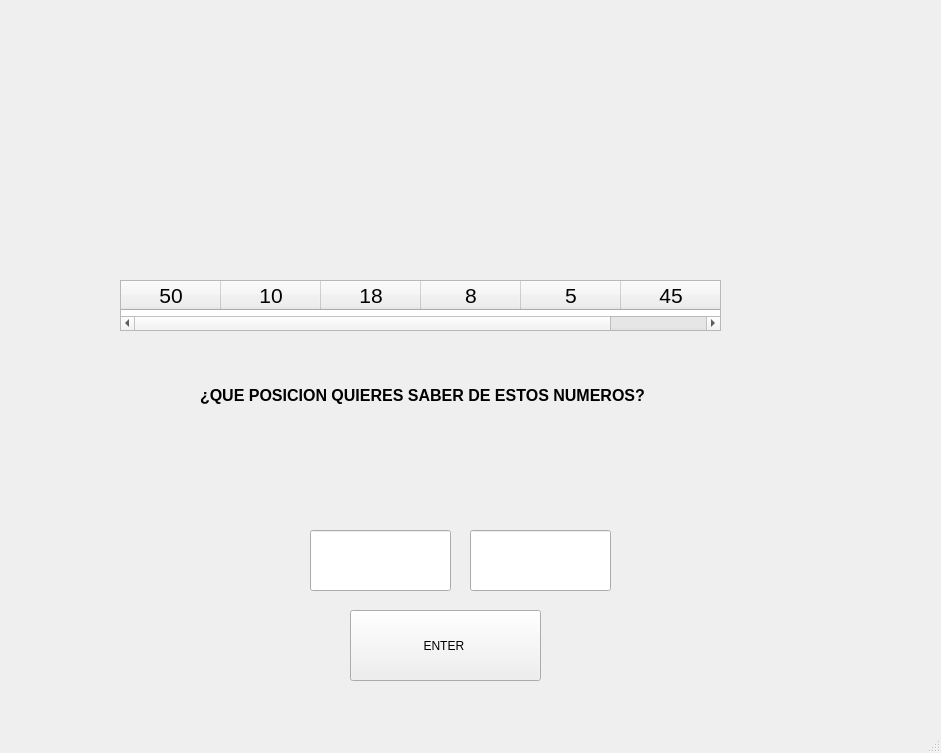
<?xml version="1.0" encoding="UTF-8"?>
<ui version="4.0">
 <class>MainWindow</class>
 <widget class="QMainWindow" name="MainWindow">
  <property name="geometry">
   <rect>
    <x>0</x>
    <y>0</y>
    <width>941</width>
    <height>753</height>
   </rect>
  </property>
  <property name="windowTitle">
   <string>MainWindow</string>
  </property>
  <widget class="QWidget" name="centralwidget">
   <widget class="QLabel" name="label">
    <property name="geometry">
     <rect>
      <x>190</x>
      <y>0</y>
      <width>541</width>
      <height>91</height>
     </rect>
    </property>
    <property name="text">
     <string/>
    </property>
    <property name="pixmap">
     <pixmap resource="recursos_proyecto.qrc">:/UAT_FIANS/Imagenes/FIANS.png</pixmap>
    </property>
    <property name="scaledContents">
     <bool>true</bool>
    </property>
   </widget>
   <widget class="QLabel" name="label_3">
    <property name="geometry">
     <rect>
      <x>0</x>
      <y>0</y>
      <width>191</width>
      <height>191</height>
     </rect>
    </property>
    <property name="text">
     <string/>
    </property>
    <property name="pixmap">
     <pixmap resource="recursos_proyecto.qrc">:/NUMEROS/Imagenes/Boca_Juniors_logo18.svg.png</pixmap>
    </property>
    <property name="scaledContents">
     <bool>true</bool>
    </property>
   </widget>
   <widget class="QLabel" name="label_4">
    <property name="geometry">
     <rect>
      <x>740</x>
      <y>0</y>
      <width>201</width>
      <height>201</height>
     </rect>
    </property>
    <property name="text">
     <string/>
    </property>
    <property name="pixmap">
     <pixmap resource="recursos_proyecto.qrc">:/LOGO/Imagenes/HD-wallpaper-bob-esponja-mafioso-bob-esponja-gangster-mafioso-meme.jpg</pixmap>
    </property>
    <property name="scaledContents">
     <bool>true</bool>
    </property>
   </widget>
   <widget class="QLabel" name="label_2">
    <property name="geometry">
     <rect>
      <x>200</x>
      <y>380</y>
      <width>561</width>
      <height>71</height>
     </rect>
    </property>
    <property name="text">
     <string>&lt;html&gt;&lt;head/&gt;&lt;body&gt;&lt;p&gt;&lt;span style=&quot; font-size:12pt; font-weight:600;&quot;&gt;¿QUE POSICION QUIERES SABER DE ESTOS NUMEROS?&lt;/span&gt;&lt;/p&gt;&lt;p&gt;&lt;br/&gt;&lt;/p&gt;&lt;/body&gt;&lt;/html&gt;</string>
    </property>
   </widget>
   <widget class="QPushButton" name="btn_resultado">
    <property name="geometry">
     <rect>
      <x>350</x>
      <y>610</y>
      <width>191</width>
      <height>71</height>
     </rect>
    </property>
    <property name="text">
     <string>ENTER </string>
    </property>
   </widget>
   <widget class="QTableWidget" name="Tabladenumeros">
    <property name="geometry">
     <rect>
      <x>120</x>
      <y>280</y>
      <width>601</width>
      <height>51</height>
     </rect>
    </property>
    <column>
     <property name="text">
      <string>50</string>
     </property>
     <property name="font">
      <font>
       <pointsize>16</pointsize>
      </font>
     </property>
    </column>
    <column>
     <property name="text">
      <string>10</string>
     </property>
     <property name="font">
      <font>
       <pointsize>16</pointsize>
      </font>
     </property>
    </column>
    <column>
     <property name="text">
      <string>18</string>
     </property>
     <property name="font">
      <font>
       <pointsize>16</pointsize>
      </font>
     </property>
    </column>
    <column>
     <property name="text">
      <string>8</string>
     </property>
     <property name="font">
      <font>
       <pointsize>16</pointsize>
      </font>
     </property>
    </column>
    <column>
     <property name="text">
      <string>5</string>
     </property>
     <property name="font">
      <font>
       <pointsize>16</pointsize>
      </font>
     </property>
    </column>
    <column>
     <property name="text">
      <string>45</string>
     </property>
     <property name="font">
      <font>
       <pointsize>16</pointsize>
      </font>
     </property>
    </column>
   </widget>
   <widget class="QLineEdit" name="txt_escribe">
    <property name="geometry">
     <rect>
      <x>310</x>
      <y>530</y>
      <width>141</width>
      <height>61</height>
     </rect>
    </property>
    <property name="font">
     <font>
      <pointsize>48</pointsize>
     </font>
    </property>
    <property name="text">
     <string/>
    </property>
   </widget>
   <widget class="QLineEdit" name="txt_dispersion">
    <property name="geometry">
     <rect>
      <x>470</x>
      <y>530</y>
      <width>141</width>
      <height>61</height>
     </rect>
    </property>
    <property name="font">
     <font>
      <pointsize>48</pointsize>
     </font>
    </property>
   </widget>
  </widget>
  <widget class="QMenuBar" name="menubar">
   <property name="geometry">
    <rect>
     <x>0</x>
     <y>0</y>
     <width>941</width>
     <height>22</height>
    </rect>
   </property>
  </widget>
  <widget class="QStatusBar" name="statusbar"/>
 </widget>
 <resources>
  <include location="recursos_proyecto.qrc"/>
  <include location="recursos_proyecto.qrc"/>
 </resources>
 <connections/>
</ui>
